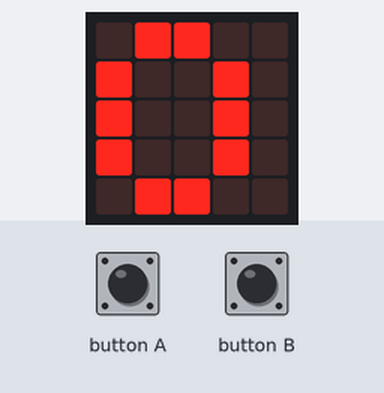
Bench run of a program on a simulated BBC micro:bit (MakeCode). Shown: the board's 5×5 LED display. The test bench sets the inputs (shaded band).

Above: at 1.9 s.
2.0 s: button A pressed for 0.15 s
At 4.0 s:
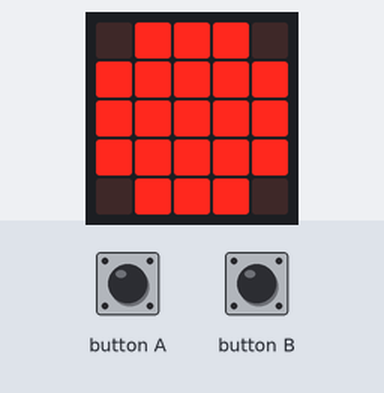
4.5 s: button A pressed for 0.15 s
At 5.3 s:
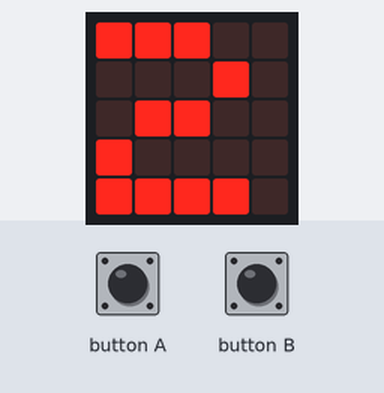
Timing chart, 0 to 7.5 s (numbered marks = the images above; inputs shaded):
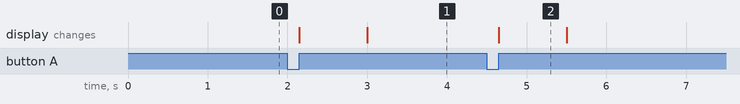

The program:

main.ts
```typescript
// (licence header left out)
input.onButtonPressed(Button.A, function () {
    basic.clearScreen()
    cookies += clickValue
    basic.showNumber(cookies)
    basic.pause(100)
    basic.showLeds(`
        . # # # .
        # # # # #
        # # # # #
        # # # # #
        . # # # .
        `)
})
input.onButtonPressed(Button.B, function () {
    basic.showNumber(cookies)
    basic.showLeds(`
        . # # # .
        # # # # #
        # # # # #
        # # # # #
        . # # # .
        `)
})
let cookies = 0
let clickValue = 0
clickValue = 1
basic.showNumber(cookies)
```

Measured:
- after the input at 2.0 s, the display: first changes after 0.15 s (image 1 shows a later state)
- after the input at 4.5 s, the display: changes after 0.15 s (image 2)
- what the display in image 2 shows lasts 0.8 s, from 4.7 s to 5.5 s
